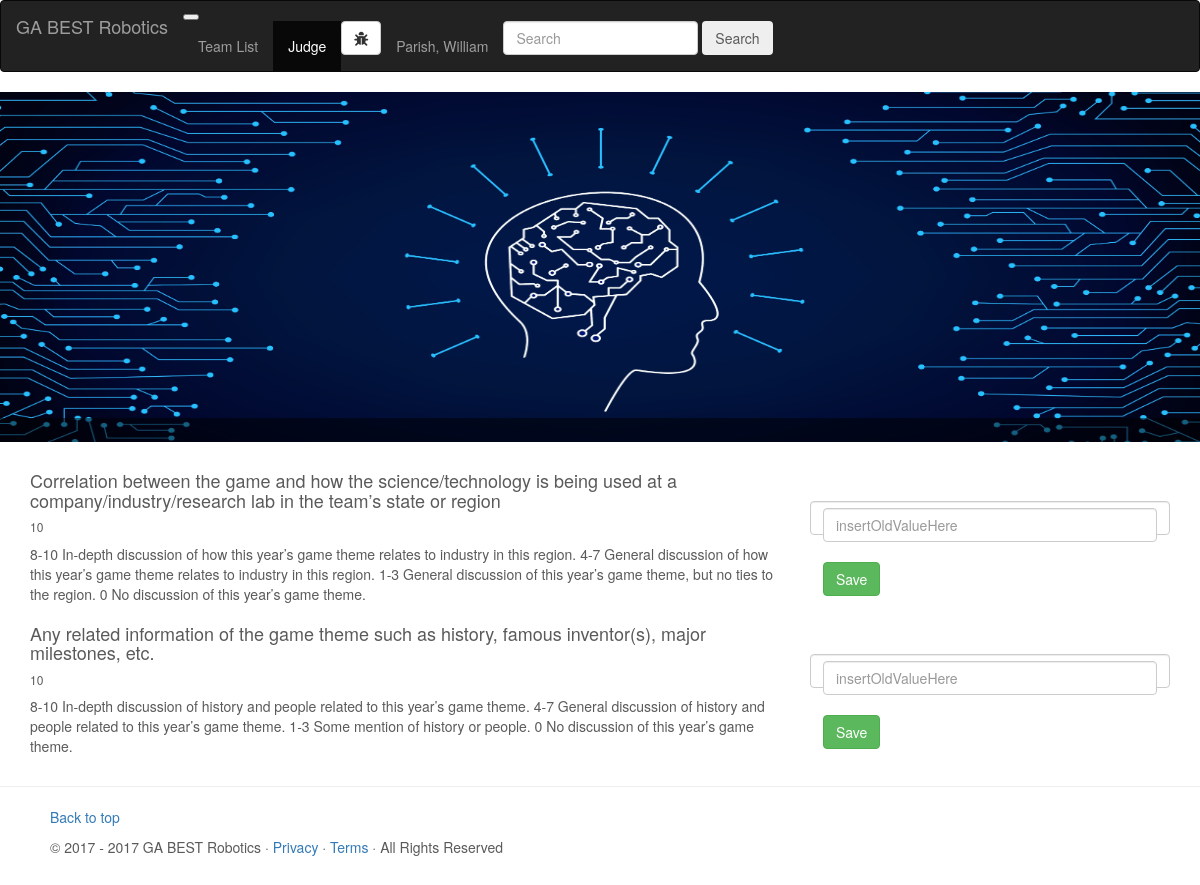
The page /judge.php (signed in) on the database its author committed.
### tables this page shows
CREATE TABLE `rubric_descriptor` (
  `id` int(55) NOT NULL,
  `rubric_identifier` int(55) NOT NULL,
  `static_point_value` double NOT NULL,
  `descriptor` text NOT NULL,
  `score_sheet` text NOT NULL,
  `descriptor_title` text NOT NULL,
  `sub_section_type` text NOT NULL
);

### judge.php (the view, shortened to what this page needs)
<?php
include('libs/login.php');
include(D_TEMPLATE . '/header.php');
?>
<div id="banner" class="baseHeader">
    <h1 class="page_title"><?php echo $page['header']; ?></h1>
    <img src="/images/home_page_images/AAEAAQAAAAAAAAkDAAAAJGVmMWZiZmFkLTMwMDQtNDUzMy1iMmRjLTY2ZjE0ZTI0ZjQxOQ.jpg"
         alt="">
</div>
<?php
global $DB;
$q = $DB->query('SELECT * FROM rubric_descriptor');
while($r = $q->fetch()){
    ?>
<section>
    <div class="container py-3">
        <div class="card">
            <div class="row ">
                <div class="col-md-8 px-3">
                    <div class="card-block px-3">
                        <h4 class="card-title"><?php echo $r['descriptor_title']; ?></h4>
                        <h6 class="card-title"><?php echo $r['static_point_value']; ?></h6>
                        <p class="card-text"><?php echo $r['descriptor']; ?></p>
                    </div>
                </div>
                <div class="col-md-4 px-3">
                    <br/>
                    <br/>
                    <form class="form-control" method="post" action="judge.php">
                        <input type="text" class="form-control" placeholder="insertOldValueHere">
                        <br/>
                        <button type="submit" class="btn btn-success">Save</button>
                    </form>
                </div>
            </div>
        </div>
    </div>
</section>
<?php
}
?>
<?php
include(D_TEMPLATE . '/footer.php');
?>

### css/default.css (style rules this page uses)
body { padding-bottom: 40px; color: #5a5a5a; }
.baseHeader { height: 18rem; margin-top: 10%; margin-bottom: 60px; background-color: #777; }
#banner { width: 100%; position: relative; margin-bottom: 1.875rem; }
#banner .page_title { position: absolute; padding-left: 10%; padding-top: 1%; padding-bottom: 1%; bottom: 0; z-index: 1; color: #fff; font-size: 3rem; width: 100%; background: rgba(0, 0, 0, 0.5); margin: 0; }
#banner img { height: 18rem; width: 100%; }
@media (min-width: 768px) { .baseHeader { height: 35rem; margin-top: 1%; margin-bottom: 60px; background-color: #777; } }
@media (min-width: 768px) { #banner { width: 100%; position: relative; margin-bottom: 1.875rem; } }
@media (min-width: 768px) { #banner .page_title { position: absolute; padding-left: 10%; padding-top: 1%; padding-bottom: 1%; bottom: 0; z-index: 1; color: #fff; font-size: 7rem; width: 100%; background: rgba(0, 0, 0, 0.5); margin: 0; } }
@media (min-width: 768px) { #banner img { height: 35rem; width: 100%; } }

### rows shown on the page
rubric_descriptor: descriptor_title "Correlation between the game and how the science/technology is being used at a company/industry/research lab in the team’s state or region", static_point_value "10", descriptor "8-10 In-depth discussion of how this year’s game theme relates to industry in this region. 4-7 General discussion of how this year’s game theme relates to industry in this region. 1-3 General discussion of this year’s game theme, but no ties to the region. 0 No discussion of this year’s game theme."
rubric_descriptor: descriptor_title "Any related information of the game theme such as history, famous inventor(s), major milestones, etc.", static_point_value "10", descriptor "8-10 In-depth discussion of history and people related to this year’s game theme. 4-7 General discussion of history and people related to this year’s game theme. 1-3 Some mention of history or people. 0 No discussion of this year’s game theme."

### other values the page prints
$user['fullname_reverse'] "Parish, William"
